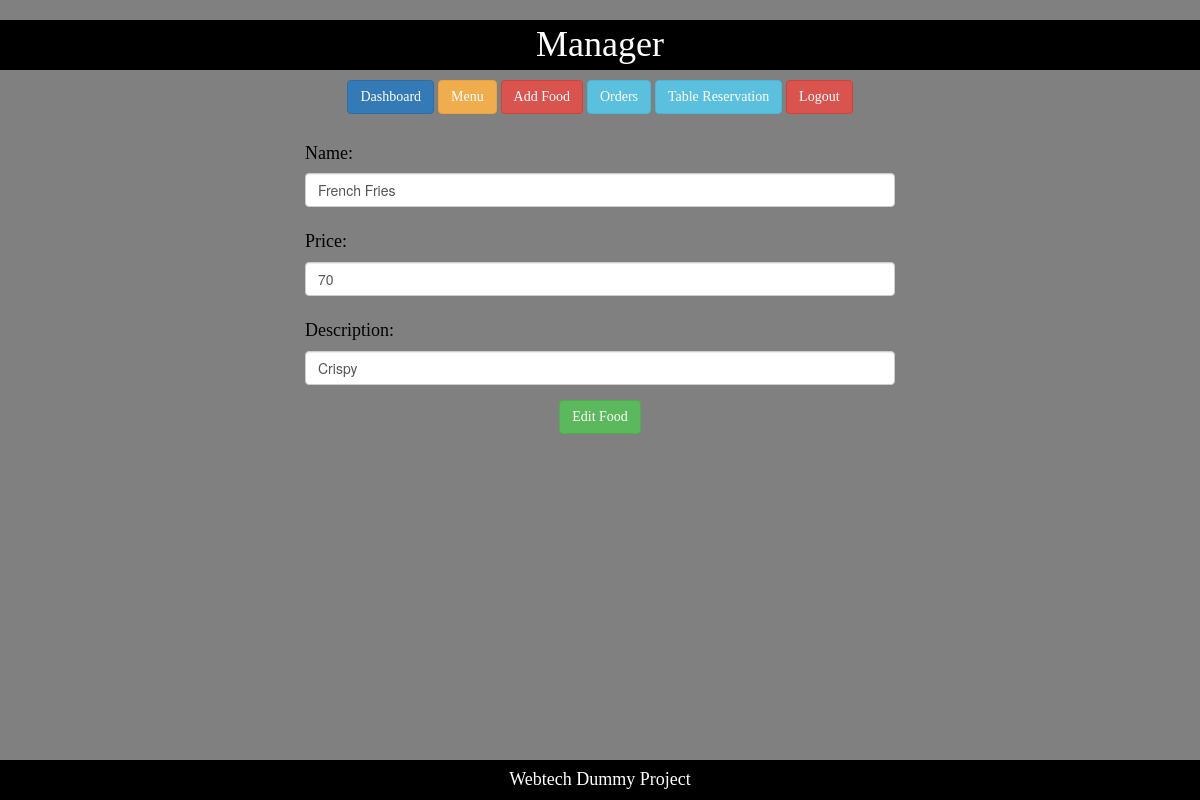
Screenshot of /editcategory.php?id=15 with the database file from the repository.
### tables this page shows
CREATE TABLE `food` (
  `id` int(5) NOT NULL,
  `foodname` varchar(60) NOT NULL,
  `foodprice` varchar(5) NOT NULL,
  `fimage` varchar(200) NOT NULL,
  `fdescription` varchar(300) NOT NULL
);

### models/db_connect.php (called while the page is built, shortened)
<?php
	$servername = "localhost";
	$db_username="root";
	$db_password="";
	$db_name="RMS";
	function getArray($query){
		global $servername, $db_username, $db_password,$db_name;
		$conn = mysqli_connect($servername,$db_username,$db_password,$db_name);
		$result = mysqli_query($conn,$query);
		$data = array();
		while($row = mysqli_fetch_assoc($result)){
			$data[] = $row;
		}
		return $data;
	}
?>

### controllers/FoodController.php (called while the page is built, shortened)
<?php
	require_once 'models/db_connect.php';
	function getFood($id){
		$query="SELECT * FROM food WHERE id= $id";
		$food=getArray($query);
		return $food[0];
	}
?>

### editcategory.php (the view, shortened to what this page needs)
<?php
	include 'manager_header.php';
	require_once 'controllers/FoodController.php';
	$id = $_REQUEST["id"];
	$foods = getFood($id);
?>
<div class="center">
	<form action="" method="post" class="form-horizontal form-material">
		<div class="form-group">
			<h4 class="text">Name:</h4>
			<input type="text" name="name" value="<?php echo $foods["foodname"];?>" class="form-control">
		</div>
		<div class="form-group">
			<h4 class="text">Price:</h4>
			<input type="text" name="price" value="<?php echo $foods["foodprice"];?>" class="form-control">
		</div>
		<div class="form-group">
			<h4 class="text">Description:</h4>
			<input type="text" name="fdescription" value="<?php echo $foods["fdescription"];?>" class="form-control">
		</div>
		<div class="form-group text-center">
			<input type="submit" name="edit_food" class="btn btn-success" value="Edit Food" class="form-control">
		</div>
	</form>
</div>
<?php include 'manager_footer.php';?>

### styles/mystyle.css (style rules this page uses)
body { background-color:grey; padding:0px; }
.text { font-family:consolas; color:black; }
.center { margin: 0 auto; width:50% ; padding:20px; }
.btn { font-family:consolas; }

### rows the page displays
food: name "French Fries", price "70", fdescription "Crispy"
